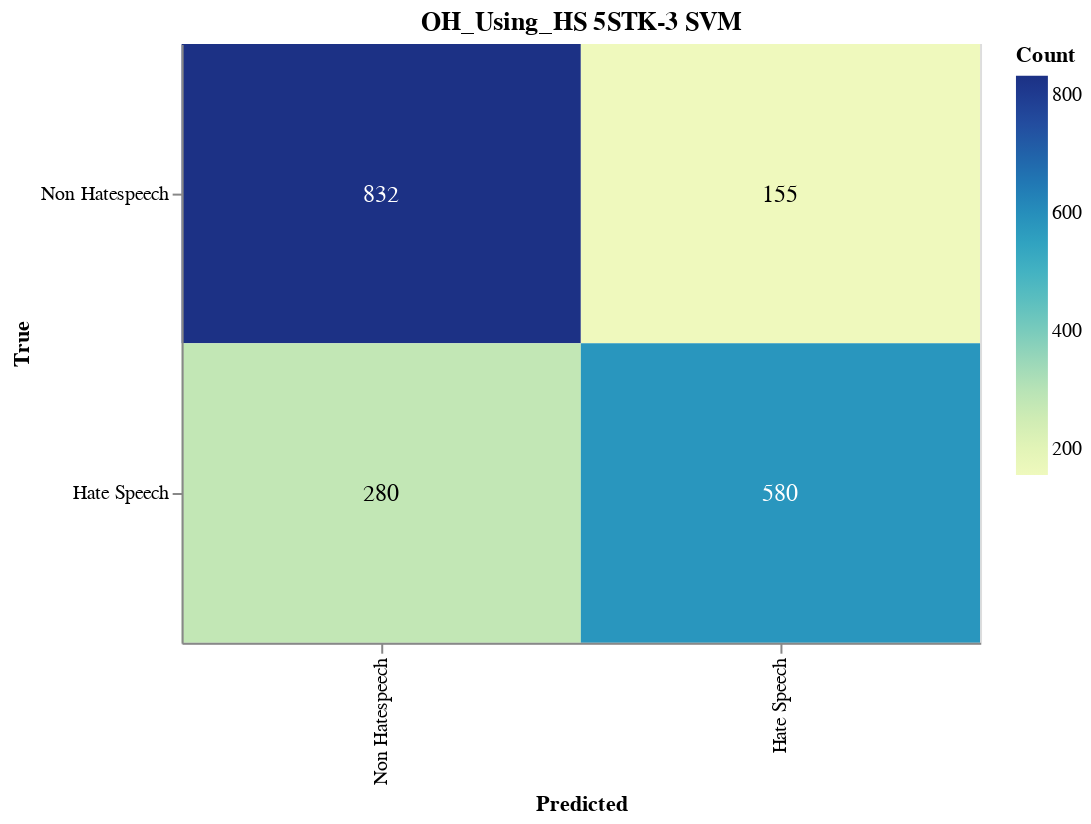

Notebook code for this chart:
### Markdown cell above
#### Save CM

### Code cell
import altair as alt
import altair_saver
import pandas as pd
from sklearn.metrics import confusion_matrix

# Calculate the confusion matrix
cm = confusion_matrix(y_val, adjusted_predictions)

# Define class names
class_names = ['Non Hatespeech', 'Hate Speech']

# Convert confusion matrix to DataFrame
cm_df = pd.DataFrame(cm, index=class_names, columns=class_names).reset_index().melt(id_vars='index')
cm_df.columns = ['True', 'Predicted', 'Count']

# Ensure the order of categories
cm_df['True'] = pd.Categorical(cm_df['True'], categories=class_names, ordered=True)
cm_df['Predicted'] = pd.Categorical(cm_df['Predicted'], categories=class_names, ordered=True)

# Create the Altair plot
heatmap = alt.Chart(cm_df).mark_rect().encode(
    x=alt.X('Predicted:O', sort=class_names),
    y=alt.Y('True:O', sort=class_names),
    color='Count:Q',
    tooltip=['True', 'Predicted', 'Count']
).properties(
    width=400,
    height=300,
    title='OH_Using_HS 5STK-3 SVM'
)

# Add text labels
text = heatmap.mark_text(
    align='center',
    baseline='middle',
    fontSize=12
).encode(
    text='Count:Q',
    color=alt.condition(
        alt.datum.Count > cm.max() / 2,
        alt.value('white'),
        alt.value('black')
    )
)

# Combine heatmap and text
final_chart = heatmap + text

# Display the plot
final_chart.show()

### Figure 1 — Vega-Lite specification as saved in the notebook (floating-point values rounded to 4 significant figures)
{"config": {"view": {"continuousWidth": 300, "continuousHeight": 300}}, "layer": [{"mark": {"type": "rect"}, "encoding": {"color": {"field": "Count", "type": "quantitative"}, "tooltip": [{"field": "True", "type": "ordinal"}, {"field": "Predicted", "type": "ordinal"}, {"field": "Count", "type": "quantitative"}], "x": {"field": "Predicted", "sort": ["Non Hatespeech", "Hate Speech"], "type": "ordinal"}, "y": {"field": "True", "sort": ["Non Hatespeech", "Hate Speech"], "type": "ordinal"}}, "title": "OH_Using_HS 5STK-3 SVM"}, {"mark": {"type": "text", "align": "center", "baseline": "middle", "fontSize": 12}, "encoding": {"color": {"condition": {"test": "(datum.Count > 416.0)", "value": "white"}, "value": "black"}, "text": {"field": "Count", "type": "quantitative"}, "tooltip": [{"field": "True", "type": "ordinal"}, {"field": "Predicted", "type": "ordinal"}, {"field": "Count", "type": "quantitative"}], "x": {"field": "Predicted", "sort": ["Non Hatespeech", "Hate Speech"], "type": "ordinal"}, "y": {"field": "True", "sort": ["Non Hatespeech", "Hate Speech"], "type": "ordinal"}}, "title": "OH_Using_HS 5STK-3 SVM"}], "data": {"name": "data-2e38c4e571b0e8c9c1f6dddeaf5f20eb"}, "height": 300, "width": 400, "$schema": "https://vega.github.io/schema/vega-lite/v5.17.0.json", "datasets": {"data-2e38c4e571b0e8c9c1f6dddeaf5f20eb": [{"True": "Non Hatespeech", "Predicted": "Non Hatespeech", "Count": 832}, {"True": "Hate Speech", "Predicted": "Non Hatespeech", "Count": 280}, {"True": "Non Hatespeech", "Predicted": "Hate Speech", "Count": 155}, {"True": "Hate Speech", "Predicted": "Hate Speech", "Count": 580}]}}
